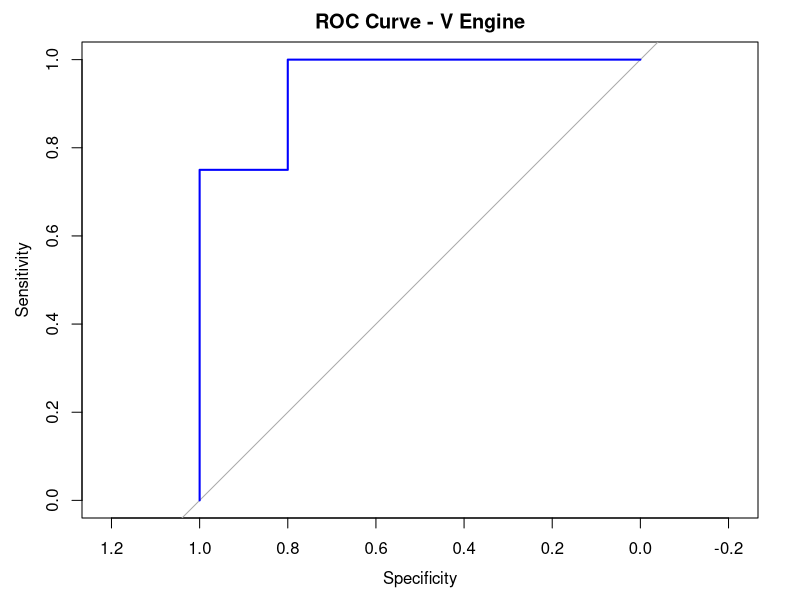

Write the R code that produced this figure.
# V-Engine Prediction

# Install Packages (run once if needed)
# install.packages("caTools")
# install.packages("pROC")

# Load libraries
library(caTools)
library(pROC)

# Load data
data(mtcars)

# Extract relevant columns (disp, wt, vs) from mtcars
data1 <- mtcars[, c("disp", "wt", "vs")]

# Check first few rows
head(data1)

# Split dataset into 70:30 ratio
set.seed(123)   # for reproducibility
split <- sample.split(data1$vs, SplitRatio = 0.7)

# Use 70% of data for training
trgdata <- subset(data1, split == TRUE)

# Use 30% for testing
testdata <- subset(data1, split == FALSE)

# Create logistic regression model and train
model <- glm(vs ~ ., family = binomial(), data = trgdata)

# Predict probabilities using test data
prob <- predict(model, testdata, type = "response")

# Convert probabilities to class labels
pred_class <- ifelse(prob >= 0.5, 1, 0)

# Confusion matrix
cm <- table(Actual = testdata$vs, Predicted = pred_class)

# Display the Confusion matrix
print("Confusion Matrix:")
print(cm)

# ROC Curve & AUC
roc_obj <- roc(testdata$vs, prob)

# Plot the ROC curve
plot(roc_obj, col = "blue", main = "ROC Curve - V Engine")

# Calculate AUC
auc_value <- auc(roc_obj)
cat("AUC:", auc_value, "\n")
